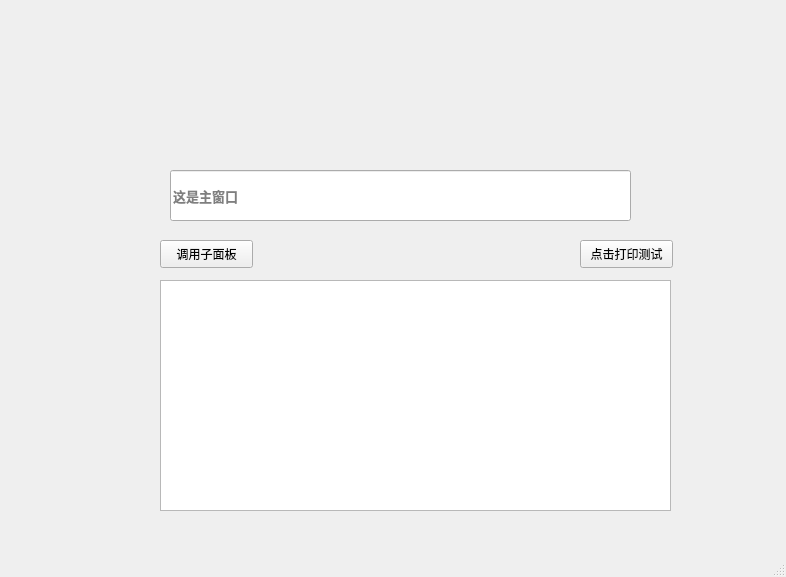
<?xml version="1.0" encoding="UTF-8"?>
<ui version="4.0">
 <class>MainWindow</class>
 <widget class="QMainWindow" name="MainWindow">
  <property name="geometry">
   <rect>
    <x>0</x>
    <y>0</y>
    <width>786</width>
    <height>577</height>
   </rect>
  </property>
  <property name="windowTitle">
   <string>MainWindow</string>
  </property>
  <widget class="QWidget" name="centralwidget">
   <widget class="QTextEdit" name="textEdit">
    <property name="geometry">
     <rect>
      <x>160</x>
      <y>280</y>
      <width>511</width>
      <height>231</height>
     </rect>
    </property>
   </widget>
   <widget class="QLineEdit" name="lineEdit">
    <property name="geometry">
     <rect>
      <x>170</x>
      <y>170</y>
      <width>461</width>
      <height>51</height>
     </rect>
    </property>
    <property name="font">
     <font>
      <pointsize>10</pointsize>
      <weight>75</weight>
      <bold>true</bold>
     </font>
    </property>
    <property name="placeholderText">
     <string extracomment="asdasda">这是主窗口</string>
    </property>
   </widget>
   <widget class="QPushButton" name="pushButton">
    <property name="geometry">
     <rect>
      <x>580</x>
      <y>240</y>
      <width>93</width>
      <height>28</height>
     </rect>
    </property>
    <property name="text">
     <string>点击打印测试</string>
    </property>
   </widget>
   <widget class="QPushButton" name="pushButton_2">
    <property name="geometry">
     <rect>
      <x>160</x>
      <y>240</y>
      <width>93</width>
      <height>28</height>
     </rect>
    </property>
    <property name="text">
     <string>调用子面板</string>
    </property>
   </widget>
  </widget>
  <widget class="QMenuBar" name="menubar">
   <property name="geometry">
    <rect>
     <x>0</x>
     <y>0</y>
     <width>786</width>
     <height>26</height>
    </rect>
   </property>
  </widget>
  <widget class="QStatusBar" name="statusbar"/>
 </widget>
 <resources/>
 <connections/>
</ui>
